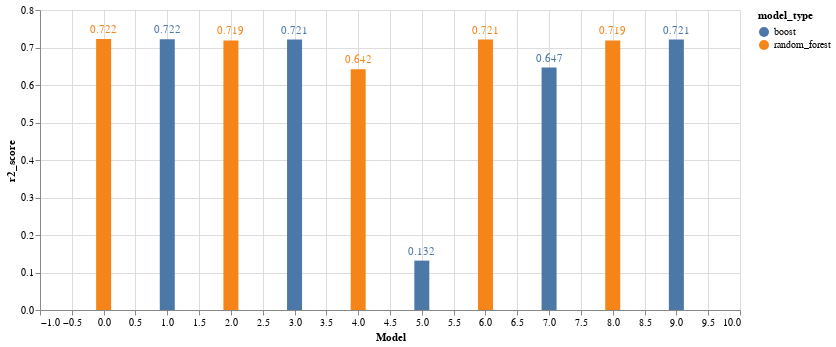

Notebook source saved alongside this figure:
### Markdown cell above
We can repeat this process with smaller random ranges to further tune the model, but for the sake of this demo we will take the top models with the highest R^2 value for each model type.

We plot the scores to see which sets of parameters preformed the best.

### Code cell
import altair as alt

models_2 = models.reset_index(drop=True)
models_2 = models_2.reset_index()

base = alt.Chart(models_2[['model_type', 'r2_score', 'index']])

bars = base.mark_bar(size=15).encode(
x=alt.X('index:Q', title="Model"),
y= alt.Y('r2_score:Q', scale=alt.Scale(zero=False)),
color='model_type:N')

text = bars.mark_text(
    baseline='top',
    dy=-15
).encode(
    text=alt.Text('r2_score:Q', format=',.3r')
)

(bars + text).properties(width=700)

### Figure 1 — Vega-Lite specification as saved in the notebook (floating-point values rounded to 4 significant figures)
{"config": {"view": {"continuousWidth": 400, "continuousHeight": 300}}, "layer": [{"mark": {"type": "bar", "size": 15}, "encoding": {"color": {"type": "nominal", "field": "model_type"}, "x": {"type": "quantitative", "field": "index", "title": "Model"}, "y": {"type": "quantitative", "field": "r2_score", "scale": {"zero": false}}}}, {"mark": {"type": "text", "baseline": "top", "dy": -15}, "encoding": {"color": {"type": "nominal", "field": "model_type"}, "text": {"type": "quantitative", "field": "r2_score", "format": ",.3r"}, "x": {"type": "quantitative", "field": "index", "title": "Model"}, "y": {"type": "quantitative", "field": "r2_score", "scale": {"zero": false}}}}], "data": {"name": "data-9d621638fbb2dc1dc2b08e2135383506"}, "width": 700, "$schema": "https://vega.github.io/schema/vega-lite/v4.8.1.json", "datasets": {"data-9d621638fbb2dc1dc2b08e2135383506": [{"model_type": "random_forest", "r2_score": 0.7224, "index": 0}, {"model_type": "boost", "r2_score": 0.7218, "index": 1}, {"model_type": "random_forest", "r2_score": 0.7189, "index": 2}, {"model_type": "boost", "r2_score": 0.7213, "index": 3}, {"model_type": "random_forest", "r2_score": 0.6421, "index": 4}, {"model_type": "boost", "r2_score": 0.1317, "index": 5}, {"model_type": "random_forest", "r2_score": 0.7212, "index": 6}, {"model_type": "boost", "r2_score": 0.6466, "index": 7}, {"model_type": "random_forest", "r2_score": 0.7189, "index": 8}, {"model_type": "boost", "r2_score": 0.721, "index": 9}]}}
